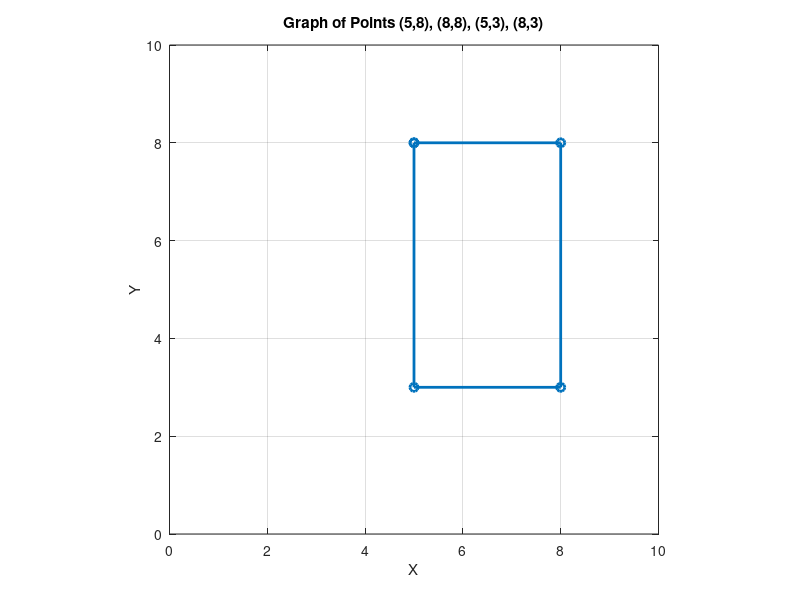

This figure's MATLAB source:
%Draw a graph that joins the points (5,8),(8,8),(5,3) and(8,3)


x = [5, 8, 8, 5, 5];  % X-coordinates
y = [8, 8, 3, 3, 8];  % Y-coordinates (close the shape by repeating the first point)

% Plot the points and join them with lines
figure;
plot(x, y,'-o', 'LineWidth', 2, 'MarkerSize', 6);
axis([0 10 0 10]);  % Set axis limits for better visibility
axis equal;  % Maintain equal scaling on both axes

% Add labels and title
xlabel('X');
ylabel('Y');
title('Graph of Points (5,8), (8,8), (5,3), (8,3)');

% Display grid
grid on;
